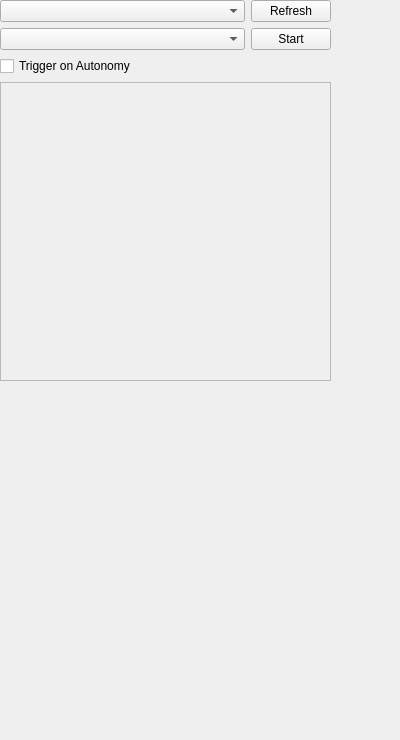
<?xml version="1.0" encoding="UTF-8"?>
<ui version="4.0">
 <class>BaggingPanel</class>
 <widget class="QWidget" name="BaggingPanel">
  <property name="geometry">
   <rect>
    <x>0</x>
    <y>0</y>
    <width>400</width>
    <height>740</height>
   </rect>
  </property>
  <property name="windowTitle">
   <string>Bagging Panel</string>
  </property>
  <widget class="QWidget" name="verticalLayoutWidget">
   <property name="geometry">
    <rect>
     <x>0</x>
     <y>0</y>
     <width>331</width>
     <height>381</height>
    </rect>
   </property>
   <layout class="QVBoxLayout" name="verticalLayout">
    <item>
     <layout class="QGridLayout" name="gridLayout">
      <item row="1" column="0">
       <widget class="QComboBox" name="baggingFile"/>
      </item>
      <item row="0" column="0">
       <widget class="QComboBox" name="baggingHost"/>
      </item>
      <item row="1" column="1">
       <widget class="QPushButton" name="baggingStart">
        <property name="maximumSize">
         <size>
          <width>80</width>
          <height>30</height>
         </size>
        </property>
        <property name="styleSheet">
         <string notr="true">QToolButton {color: white; background: green;}
QToolButton:!enabled{color: white; background: rgb(100, 130, 110);}</string>
        </property>
        <property name="text">
         <string>Start</string>
        </property>
       </widget>
      </item>
      <item row="0" column="1">
       <widget class="QPushButton" name="baggingRefresh">
        <property name="maximumSize">
         <size>
          <width>80</width>
          <height>30</height>
         </size>
        </property>
        <property name="text">
         <string>Refresh</string>
        </property>
       </widget>
      </item>
     </layout>
    </item>
    <item>
     <widget class="QCheckBox" name="baggingTrigger">
      <property name="text">
       <string>Trigger on Autonomy</string>
      </property>
     </widget>
    </item>
    <item>
     <widget class="QScrollArea" name="scrollArea">
      <property name="widgetResizable">
       <bool>true</bool>
      </property>
      <widget class="QWidget" name="scrollAreaWidgetContents">
       <property name="geometry">
        <rect>
         <x>0</x>
         <y>0</y>
         <width>327</width>
         <height>284</height>
        </rect>
       </property>
      </widget>
     </widget>
    </item>
   </layout>
  </widget>
 </widget>
 <resources/>
 <connections/>
</ui>
